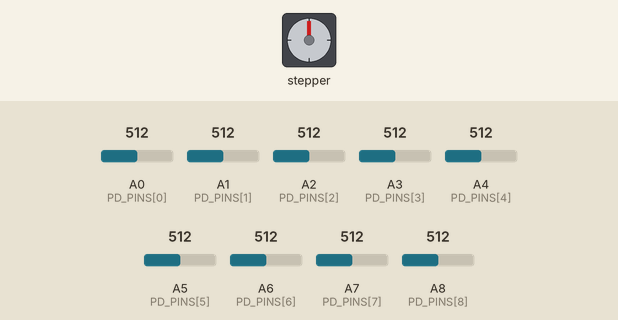
This sketch was run on a simulated Arduino Mega 2560, built with avr-gcc and run on an emulated ATmega2560. Shown: stepper motor. Wiring (inferred from the names in the program): stepper motor driver (200 steps per turn assumed): step pin 2; direction pin 3. The test bench sets the inputs (shaded band); at power-on: A0 (PD_PINS[0]) = 512, A1 (PD_PINS[1]) = 512, A2 (PD_PINS[2]) = 512, A3 (PD_PINS[3]) = 512, A4 (PD_PINS[4]) = 512, A5 (PD_PINS[5]) = 512, A6 (PD_PINS[6]) = 512, A7 (PD_PINS[7]) = 512, A8 (PD_PINS[8]) = 512. What the sketch prints to the serial monitor is not drawn. At 13.5 s the program stops and its outputs stay as they are.

Above: at 13.6 s.
Timing chart, 0 to 15.0 s (numbered marks = the images above):
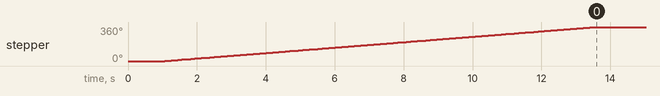

The sketch:

ct_scanner_1.ino
```cpp
/*
 * ============================================================
 *  광학 CT 스캐너 - 측정 펌웨어
 * ============================================================
 *  - IR LED 1개 투과광을 포토다이오드 9개(A0~A8)로 측정
 *  - DRV8825로 스텝 모터를 일정 각도씩 회전
 *  - 각 각도마다 9개 ADC값을 시리얼로 전송 (CSV 형식)
 *
 *  포토다이오드 배치: LED 방향에서 봤을 때 왼쪽부터 A0~A8
 * ============================================================
 */

// ── 핀 정의 ────────────────────────────────
const int PIN_STEP = 2;   // DRV8825 STEP → Arduino D2
const int PIN_DIR  = 3;   // DRV8825 DIR  → Arduino D3
// EN은 GND 직결(항상 활성)이면 코드 제어 불필요
// 만약 EN을 핀에 연결했다면 아래 주석 해제
// const int PIN_EN = 4;

const int NUM_PD = 9;                          // 포토다이오드 개수
const int PD_PINS[NUM_PD] = {A0, A1, A2, A3, A4, A5, A6, A7, A8};

// ── 측정 파라미터 ──────────────────────────
const int STEPS_PER_REV = 200;   // 모터 1회전 풀스텝 수 (1.8°/스텝)
                                 // ※ DRV8825 마이크로스텝 설정 안 했으면 200

const int MEAS_COUNT = 200;      // 한 바퀴를 몇 번 측정할지
                                 // 200 → 1.8°마다 (가장 촘촘)
                                 //  72 → 5°마다
                                 //  36 → 10°마다
                                 //  18 → 20°마다

// 한 번 측정 후 회전할 스텝 수
const int STEPS_PER_MEAS = STEPS_PER_REV / MEAS_COUNT;

// 측정 안정화 관련
const int   SETTLE_MS    = 50;   // 모터 정지 후 대기 (진동 안정화)
const int   ADC_SAMPLES  = 8;    // 노이즈 줄이려 평균낼 횟수
const int   STEP_DELAY_US = 1200; // 스텝 펄스 간격 (작을수록 빠름)

// ── 초기 설정 ──────────────────────────────
void setup() {
  Serial.begin(115200);

  pinMode(PIN_STEP, OUTPUT);
  pinMode(PIN_DIR, OUTPUT);
  digitalWrite(PIN_DIR, HIGH);   // 회전 방향 (HIGH/LOW로 정/역 바꿈)

  // pinMode(PIN_EN, OUTPUT);
  // digitalWrite(PIN_EN, LOW);  // LOW = 모터 활성화

  // ADC 기준 외부 잡음 줄이기 위해 첫 측정 버림
  for (int i = 0; i < NUM_PD; i++) analogRead(PD_PINS[i]);

  delay(1000);

  // CSV 헤더 출력
  Serial.println(F("# 광학 CT 스캐너 측정 시작"));
  Serial.print(F("# 측정수="));   Serial.print(MEAS_COUNT);
  Serial.print(F(", 각도간격=")); Serial.print(360.0 / MEAS_COUNT, 2);
  Serial.println(F("deg"));
  Serial.println(F("angle_idx,angle_deg,A0,A1,A2,A3,A4,A5,A6,A7,A8"));
}

// ── 모터 한 스텝 ───────────────────────────
void stepOnce() {
  digitalWrite(PIN_STEP, HIGH);
  delayMicroseconds(STEP_DELAY_US);
  digitalWrite(PIN_STEP, LOW);
  delayMicroseconds(STEP_DELAY_US);
}

// ── 포토다이오드 1개 평균 측정 ──────────────
int readPD(int pin) {
  long sum = 0;
  for (int i = 0; i < ADC_SAMPLES; i++) {
    sum += analogRead(pin);
  }
  return (int)(sum / ADC_SAMPLES);
}

// ── 메인 루프 ──────────────────────────────
void loop() {
  static int angleIdx = 0;

  // 한 바퀴 다 돌면 정지
  if (angleIdx >= MEAS_COUNT) {
    Serial.println(F("# 측정 완료 (1회전)"));
    while (true) {
      // 정지. 리셋하면 다시 시작.
    }
  }

  // 1) 모터 진동 안정화 대기
  delay(SETTLE_MS);

  // 2) 9개 포토다이오드 측정 + CSV 출력
  float angleDeg = angleIdx * (360.0 / MEAS_COUNT);
  Serial.print(angleIdx);
  Serial.print(',');
  Serial.print(angleDeg, 2);

  for (int i = 0; i < NUM_PD; i++) {
    int val = readPD(PD_PINS[i]);
    Serial.print(',');
    Serial.print(val);
  }
  Serial.println();

  // 3) 다음 측정 위치로 회전
  for (int s = 0; s < STEPS_PER_MEAS; s++) {
    stepOnce();
  }

  angleIdx++;
}
```

Measured:
- by itself, stepper: turns 360° clockwise in 12.5 s
